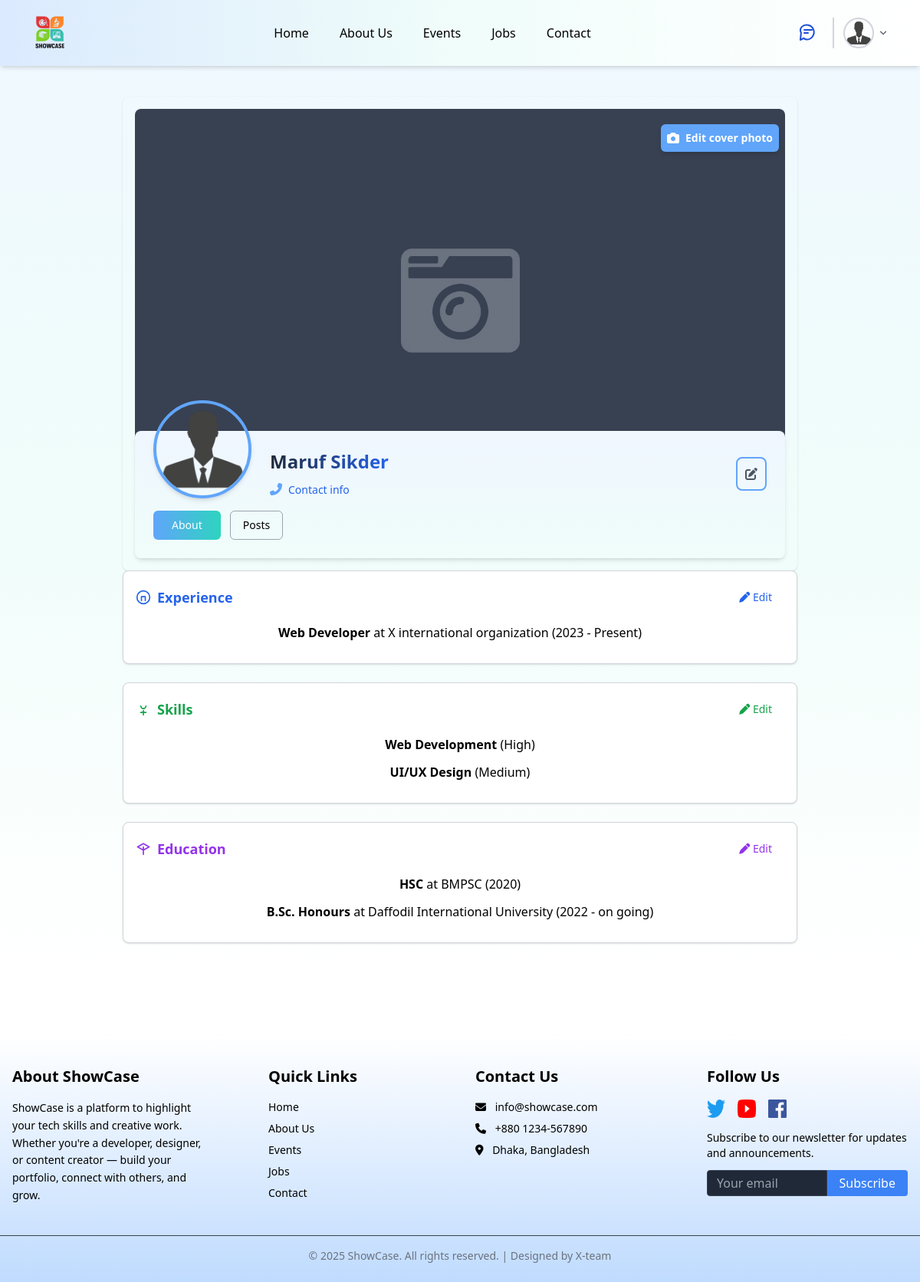
/profileSystem/profile.php (signed in), run on the app's committed database.
### tables this page shows
CREATE TABLE `user_details` (
  `id` int(11) NOT NULL,
  `user_id` int(11) DEFAULT NULL,
  `section` enum('experience','skill','education') DEFAULT NULL,
  `title` varchar(255) DEFAULT NULL,
  `organization_or_institute` varchar(255) DEFAULT NULL,
  `duration` varchar(100) DEFAULT NULL,
  `created_at` timestamp NOT NULL DEFAULT current_timestamp()
);

### profileSystem/profile.php (the view, shortened to what this page needs)
<?php
include '../db.php';
if (isset($_GET['id'])) {
    $user_id = intval($_GET['id']);
} else {
    $user_id = $_SESSION['user_id'];
}
$stmt = $conn->prepare("SELECT name, email, cover_photo, profile_picture FROM users WHERE id=?");
$stmt->bind_param("i", $user_id);
$stmt->execute();
$stmt->bind_result($name, $email, $cover_photo, $profile_picture);
$cover_file_path = __DIR__ . '/' . $cover_photo;
$profile_file_path = __DIR__ . '/' . $profile_picture;
if (!$cover_photo || !file_exists($cover_file_path)) {
    $cover_photo = "../Images/default_cover.jpg";
}
if (!$profile_picture || !file_exists($profile_file_path)) {
    $profile_picture = "../Images/default_profile.jpg";
}
$conn = new mysqli("localhost", "root", "", "showcase");
if (isset($_GET['id'])) {
    $user_id = intval($_GET['id']);
} else {
    $user_id = $_SESSION['user_id'];
}
$exp_query = $conn->query("SELECT * FROM user_details WHERE user_id=$user_id AND section='experience'");
$skill_query = $conn->query("SELECT * FROM user_details WHERE user_id=$user_id AND section='skill'");
$edu_query = $conn->query("SELECT * FROM user_details WHERE user_id=$user_id AND section='education'");
?>
<!DOCTYPE html>
<html lang="en">
<head>
    <script src="https://cdn.tailwindcss.com"></script>
    <link rel="stylesheet" href="https://cdnjs.cloudflare.com/ajax/libs/font-awesome/6.7.2/css/all.min.css">
</head>
<body class="bg-white font-sans">
    <header class="bg-gradient-to-r from-blue-100 via-teal-50 to-mint-50 shadow-md sticky top-0 z-50">
        <div class="flex justify-between items-center px-4 md:px-10 py-2">
            <a href="../home.php">
                <img src="../Images/logo.webp" class="w-[50px] h-[70px] hover:cursor-pointer" loading="eager">
            </a>
            <nav class="hidden md:flex space-x-10">
                <a href="../home.php" class="hover:text-sky-500">Home</a>
                <a href="../aboutUs.php" class="hover:text-sky-500">About Us</a>
                <a href="../event.php" class="hover:text-sky-500">Events</a>
                <a href="../job.php" class="hover:text-sky-500">Jobs</a>
                <a href="../contact.php" class="hover:text-sky-500">Contact</a>
            </nav>
            <div class="flex items-center space-x-4">
                <a href="messenger.php" title="Messages"
                    class="relative inline-flex items-center justify-center w-8 h-8 text-blue-700 hover:text-blue-900 transition-all duration-300">
                </a>
                <div class="relative inline-block text-left">
                    <button type="button" id="profileMenuButton" class="flex items-center border-l-2 border-gray-300 pl-3">
                        <img src="<?php echo $profile_picture . '?v=' . time(); ?>"
                            alt="Profile Picture"
                            class="rounded-full h-10 w-10 border-2 border-gray-300">
                        <svg xmlns="http://www.w3.org/2000/svg" class="h-4 w-4 text-gray-600 ml-1" viewBox="0 0 20 20"
                            fill="currentColor">
                            <path fill-rule="evenodd"
                                d="M5.23 7.21a.75.75 0 011.06.02L10 10.94l3.71-3.71a.75.75 0 111.06 1.06l-4.24 4.25a.75.75 0 01-1.06 0L5.21 8.29a.75.75 0 01.02-1.08z"
                                clip-rule="evenodd" />
                        </svg>
                    </button>
                </div>
            </div>
        </div>
    </header>
    <div class="px-20 py-10 bg-gradient-to-b from-sky-50 via-teal-50 to-white fade-in-up">
        <div class="text-center  px-20">
            <div class="p-4 shadow rounded-lg">
                <form action="profile.php" method="POST" enctype="multipart/form-data">
                    <div class="relative w-full h-[500px] rounded-lg">
                        <img id="coverPreview" src="<?= htmlspecialchars($cover_photo) ?>" alt="Cover Photo" class="w-full h-full rounded-lg object-cover">
                        <div onclick="document.getElementById('coverInput').click()" class="absolute top-5 right-2 bg-blue-400 text-white p-2 rounded-md shadow-md flex items-center gap-2 cursor-pointer hover:bg-white hover:text-black hover:shadow-lg hover:transition hover:duration-200">
                            <i class="fa-solid fa-camera"></i>
                            <p class="text-sm font-semibold">Edit cover photo</p>
                        </div>
                    </div>
                </form>
                <div class="bg-gradient-to-b  from-blue-50 to-teal-50 p-6 -mt-20 rounded-lg shadow-md relative z-10">
                    <div class="flex flex-col md:flex-row justify-between items-start md:items-center">
                        <div class="flex flex-col md:flex-row gap-6" id="profileSection">
                            <div class="w-32 h-32 rounded-full overflow-hidden border-4 border-blue-400 shadow-md -mt-16">
                                <img src="<?= htmlspecialchars($profile_picture) ?>" class="w-full h-full object-cover" id="profilePhoto">
                            </div>
                            <div>
                                <h1 class="text-2xl font-bold text-transparent bg-gradient-to-r from-gray-800 to-blue-600 bg-clip-text" id="profileName"><?php echo $name; ?></h1>
                                <div class="flex items-center gap-2 mt-2">
                                    <i class="fas fa-phone-alt text-blue-400"></i>
                                    <p><a href="#" class="text-sm text-blue-600" onclick="copyEmail('<?php echo $email; ?>')">Contact info</a></p>
                                </div>
                            </div>
                        </div>
                        <button onclick="document.getElementById('editModal').showModal()" class="border-blue-400 border-2 rounded-lg p-2 hover:shadow-md hover:text-xl mt-4 md:mt-0">
                            <i class="fa-solid fa-pen-to-square text-gray-600 w-5 h-5"></i>
                        </button>
                    </div>
                    <div class="mt-4 flex flex-wrap gap-3">
                        <button class="px-6 py-2 bg-gradient-to-r from-blue-400 to-teal-400 text-white text-sm rounded-md hover:bg-gradient-to-l from-blue-400 to-teal-400">About</button>
                        <button onclick="window.location.href='post.php'"
                            class="px-4 py-2 border border-gray-400 text-sm rounded-md hover:bg-gray-400">Posts</button>
                    </div>
                </div>
            </div>
            <form action="save_details.php" method="post">
                <div id="experience-section" class="border border-gray-300 rounded-lg p-4 shadow bg-white mb-6">
                    <div class="mb-4 flex justify-between items-center">
                        <h2 class="text-lg font-semibold text-blue-600 flex items-center gap-2">
                            <svg class="w-5 h-5 text-blue-600" fill="none" stroke="currentColor" viewBox="0 0 24 24">
                                <path stroke-linecap="round" stroke-linejoin="round" stroke-width="2" d="M9 17v-6h6v6M12 2a10 10 0 100 20 10 10 0 000-20z" />
                            </svg>
                            Experience
                        </h2>
                        <button type="button" onclick="toggleEdit('experience-section')" class="text-sm text-blue-600 hover:bg-teal-200 px-4 py-2 rounded-md"><i class="fa-solid fa-pen"></i> Edit</button>
                    </div>
                    <?php while ($row = $exp_query->fetch_assoc()): ?>
                        <div class="mb-3">
                            <p class="preview-text mb-1"><strong><?= $row['title'] ?></strong> at <?= $row['organization_or_institute'] ?> (<?= $row['duration'] ?>)</p>
                        </div>
                    <?php endwhile; ?>
                </div>
            </form>
            <form action="save_details.php" method="post">
                <div id="skill-section" class="border border-gray-300 rounded-lg p-4 shadow bg-white mb-6">
                    <div class="mb-4 flex justify-between items-center">
                        <h2 class="text-lg font-semibold text-green-600 flex items-center gap-2">
                            <svg class="w-5 h-5 text-green-600" fill="none" stroke="currentColor" viewBox="0 0 24 24">
                                <path stroke-linecap="round" stroke-linejoin="round" stroke-width="2" d="M16 7a4 4 0 01-8 0M12 14v7m-4-4h8" />
                            </svg>
                            Skills
                        </h2>
                        <button type="button" onclick="toggleEdit('skill-section')" class="text-sm text-green-600 hover:bg-teal-200 px-4 py-2 rounded-md"><i class="fa-solid fa-pen"></i> Edit</button>
                    </div>
                    <?php while ($row = $skill_query->fetch_assoc()): ?>
                        <div class="mb-3">
                            <p class="preview-text mb-1"><strong><?= $row['title'] ?></strong> (<?= $row['duration'] ?>)</p>
                        </div>
                    <?php endwhile; ?>
                </div>
            </form>
            <form action="save_details.php" method="post">
                <div id="education-section" class="border border-gray-300 rounded-lg p-4 shadow bg-white">
                    <div class="mb-4 flex justify-between items-center">
                        <h2 class="text-lg font-semibold text-purple-600 flex items-center gap-2">
                            <svg class="w-5 h-5 text-purple-600" fill="none" stroke="currentColor" viewBox="0 0 24 24">
                                <path stroke-linecap="round" stroke-linejoin="round" stroke-width="2" d="M12 14l9-5-9-5-9 5 9 5zm0 7V9" />
                            </svg>
                            Education
                        </h2>
                        <button type="button" onclick="toggleEdit('education-section')" class="text-sm text-purple-600 hover:bg-teal-200 px-4 py-2 rounded-md"><i class="fa-solid fa-pen"></i> Edit</button>
                    </div>
                    <?php while ($row = $edu_query->fetch_assoc()): ?>
                        <div class="mb-3">
                            <p class="preview-text mb-1"><strong><?= $row['title'] ?></strong> at <?= $row['organization_or_institute'] ?> (<?= $row['duration'] ?>)</p>
                        </div>
                    <?php endwhile; ?>
                </div>
            </form>
        </div>
    </div>
    <footer class="bg-gradient-to-b from-white to-blue-200 mt-20 pt-10 pb-6 shadow-md">
        <div class="max-w-7xl mx-auto px-4 grid grid-cols-1 sm:grid-cols-2 lg:grid-cols-4 gap-10">
            <div>
                <h3 class="text-xl font-semibold mb-4">About ShowCase</h3>
                <p class="text-sm leading-relaxed">
                    ShowCase is a platform to highlight your tech skills and creative work. Whether you're a developer,
                    designer,
                    or content creator — build your portfolio, connect with others, and grow.
                </p>
            </div>
            <div class="ml-8">
                <h3 class="text-xl font-semibold mb-4">Quick Links</h3>
                <ul class="space-y-2 text-sm">
                    <li><a href="home.php" class="hover:text-blue-400 transition">Home</a></li>
                    <li><a href="aboutUs.php" class="hover:text-blue-400 transition">About Us</a></li>
                    <li><a href="event.php" class="hover:text-blue-400 transition">Events</a></li>
                    <li><a href="job.php" class="hover:text-blue-400 transition">Jobs</a></li>
                    <li><a href="contact.php" class="hover:text-blue-400 transition">Contact</a></li>
                </ul>
            </div>
            <div>
                <h3 class="text-xl font-semibold mb-4">Contact Us</h3>
                <ul class="text-sm space-y-2">
                    <li><i class="fas fa-envelope mr-2"></i> info@showcase.com</li>
                    <li><i class="fas fa-phone mr-2"></i> +880 1234-567890</li>
                    <li><i class="fas fa-map-marker-alt mr-2"></i> Dhaka, Bangladesh</li>
                </ul>
            </div>
            <div>
                <h3 class="text-xl font-semibold mb-4">Follow Us</h3>
                <div class="flex space-x-4">
                    <a href="#"><img src="../Images/twitter.webp" alt="Twitter"
                            class="w-6 h-6 hover:scale-110 transition duration-200" /></a>
                    <a href="#"><img src="../Images/youtube.webp" alt="YouTube"
                            class="w-6 h-6 hover:scale-110 transition duration-200" /></a>
                    <a href="#"><img src="../Images/facebook.webp" alt="Facebook"
                            class="w-6 h-6 hover:scale-110 transition duration-200" /></a>
                </div>
                <p class="text-sm mt-4">
                    Subscribe to our newsletter for updates and announcements.
                </p>
                <form class="mt-3 flex">
                    <input type="email" placeholder="Your email"
                        class="w-full px-3 py-1 rounded-l bg-gray-800 text-white border border-gray-700 focus:outline-none">
                    <button
                        class="bg-blue-500 text-white px-4 py-1 rounded-r hover:bg-blue-600 transition">Subscribe</button>
                </form>
            </div>
        </div>
        <div class="mt-10 border-t border-gray-700 pt-4 text-center text-sm text-gray-500">
            <p>© 2025 ShowCase. All rights reserved. | Designed by X-team</p>
        </div>
    </footer>
</body>
</html>

### profileSystem/profile.php (style rules this page uses)
.fade-in-up { animation: fadeInUp 1.1s ease-out both; }

### data on the page
user_details: title "Web Developer", organization_or_institute "X international organization", duration "2023 - Present"
user_details: title "Web Development", duration "High"
user_details: title "UI/UX Design", duration "Medium"
user_details: title "HSC", organization_or_institute "BMPSC", duration "2020"
user_details: title "B.Sc. Honours", organization_or_institute "Daffodil International University", duration "2022 - on going"
